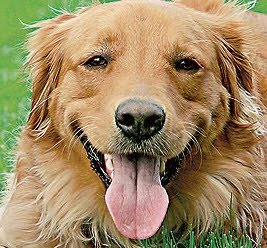
#> input picture imgs/dog1.jpeg, 267 x 248 px
$ python image2.py
#> lines starting #> are read from the running program, lines starting #| are printed output that depends on the picture
from PIL import Image
import sys
import numpy as np
import random

def codasci(z): #funcao para transformar pixel em texo
    if (z>215):
        return '#'
    if (z>175):
        return '@'
    elif (z>150):
        return 'y'
    elif (z>125):
        return ';'
    elif (z>100):
        return '~'
    elif (z>50):
        return '.'
    else:
        return ' '

fazerASCI = False
arquivo = ''
arg = None

if(len(sys.argv) > 1): #verifica se uma imagem foi passada como argumento
    arg = sys.argv[1]

if(arg==None): #se nenhuma imagem foi passada como argumento abrir alguma imagem qualquer
    k=random.random()
    if(k>0.75):
        arg = 'imgs/dog1.jpeg'
    elif(k>0.5):
        arg = 'imgs/dog2.jpeg'
    elif(k>0.25):
        arg = 'imgs/dog3.jpeg'
    else:
        arg = 'imgs/dog4.jpeg'

img = Image.open(arg)
#> img is the input picture: PIL image 267x248 RGB; mean R, G, B 159.9, 137.8, 100.6

a = np.asarray(img) #Carrega imagem como ARRAY

tam = img.size #tamanho da imagem
#> tam = (267, 248)
x = tam[1]
#> x = 248
y = tam[0]
#> y = 267

if(x<126 and y<126): #ver se a imagem é pequena para gerar ela em txt
    print('gerar codigo ASCI no final!')
    fazerASCI=True

#nova array que vai receber os valores RGB da array 'a'
#através dos dados transformarei a imagem em PRETO E BRANCO, aplicando um simples algoritimo
arr2 = np.array([[[0,0,0]]*y]*x)

#array que usarei para fazer 'uma imagem' ASCI da imagem,
#é isso mesmo, tentarei transformar imagens pequenas em texto
#caso a imagem tenha até 120x120 de tamanho
arr4 = np.array([[['a']]*y]*x)

for x1 in range(x): #correr todas as colunas(embora estamos usando a variavel X)
    for y1 in range(y): #correr todas as linhas das arrays
        try: #para evitar algo fora de valor
            #recuero as variaveis RGB de cada pixel
            r = int(a[x1,y1,0])
            g = int(a[x1,y1,1])
            b = int(a[x1,y1,2])
            c = r + g + b           #somo R + G + B
            z = int(c/3)            #divido por 3 e temos a imagem em tons de cinza

            arr2[x1][y1][0] = z
            arr2[x1][y1][1] = z
            arr2[x1][y1][2] = z

            if(fazerASCI):
                arr4[x1][y1][0] = codasci(z) #função que transforma o valor RGB em TEXTO

        except:
            print('erro')
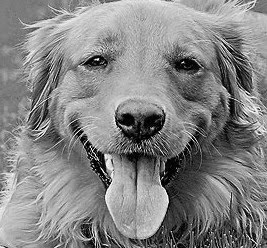
#> arr2: shape (248, 267, 3) int64; min 0, max 252, mean 132.5

if(fazerASCI):
    arquivo = (arg.split('/')[1]).split('.')[0] + '.txt'
    arquivo = 'txtImgs/'+arquivo
    print(arquivo)

    with open(arquivo, 'w') as output:
        for x1 in range(x):
            txt = ''
            for y1 in range(y):
                txt += str(arr4[x1][y1][0])
            print(txt)
            txt += '\n'
            output.write(txt)
        print('arquivo txt salvo')

#Abrir imagem em tons de cinza
img2 = Image.fromarray(arr2.astype('uint8'),mode='RGB')
img2.show()
